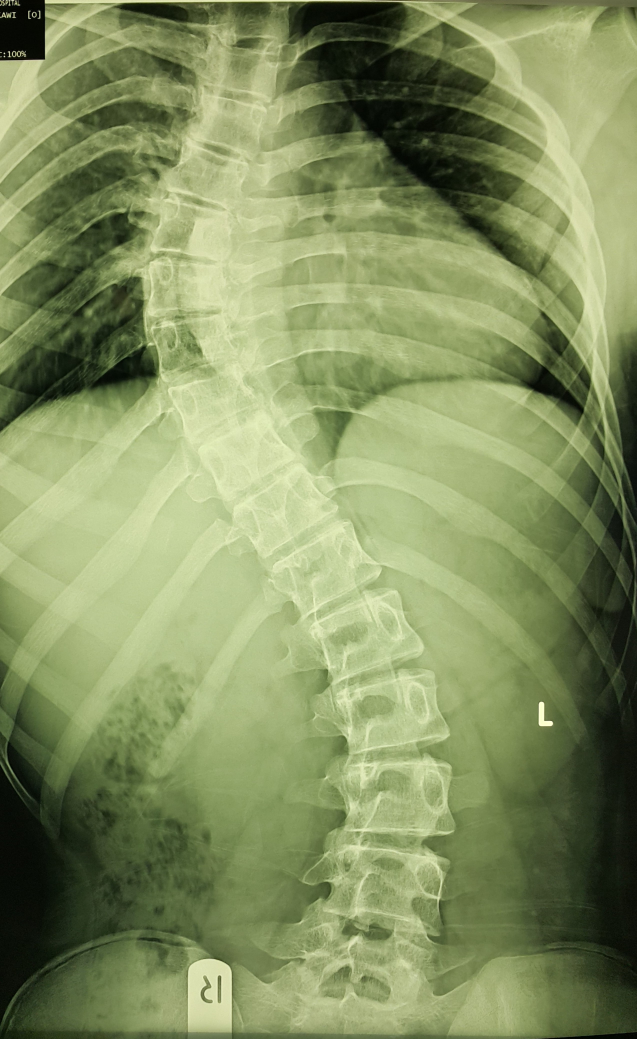
#> input picture dataset/ScolFinal/N90, Rt TAIS, F, 14 Yrs.jpg, 2547 x 4156 px, found by its file name (shown at 1/4 size)
$ jupyter execute --allow-errors kode.ipynb
#> lines starting #> are read from the running program, lines starting #| are printed output that depends on the picture
# Install Library

[cell 1]
import cv2
import numpy as np
import matplotlib.pyplot as plt
import pandas as pd

# Load gambar

[cell 2]
img1 = cv2.imread('Assets/skoliosis/N9,S,15,F_1_0.jpg', cv2.IMREAD_GRAYSCALE)
img2 = cv2.imread('Assets/skoliosis/N88, Rt TAIS, M, 15 Yrs.jpg', cv2.IMREAD_GRAYSCALE)
img3 = cv2.imread('Assets/skoliosis/N90, Rt TAIS, F, 14 Yrs.jpg', cv2.IMREAD_GRAYSCALE)
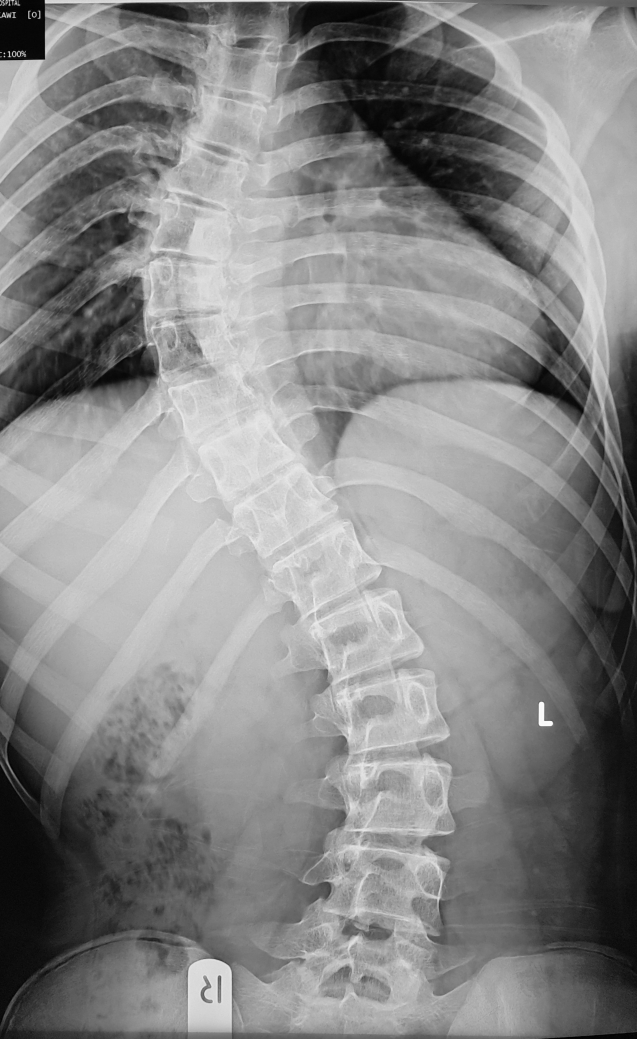
#> img3: shape (4156, 2547) (shown at 1/4 size); min 0, max 255, mean 135.3
img4 = cv2.imread('Assets/skoliosis/N91, Rt TAIS, M, 15 Yrs.jpg', cv2.IMREAD_GRAYSCALE)
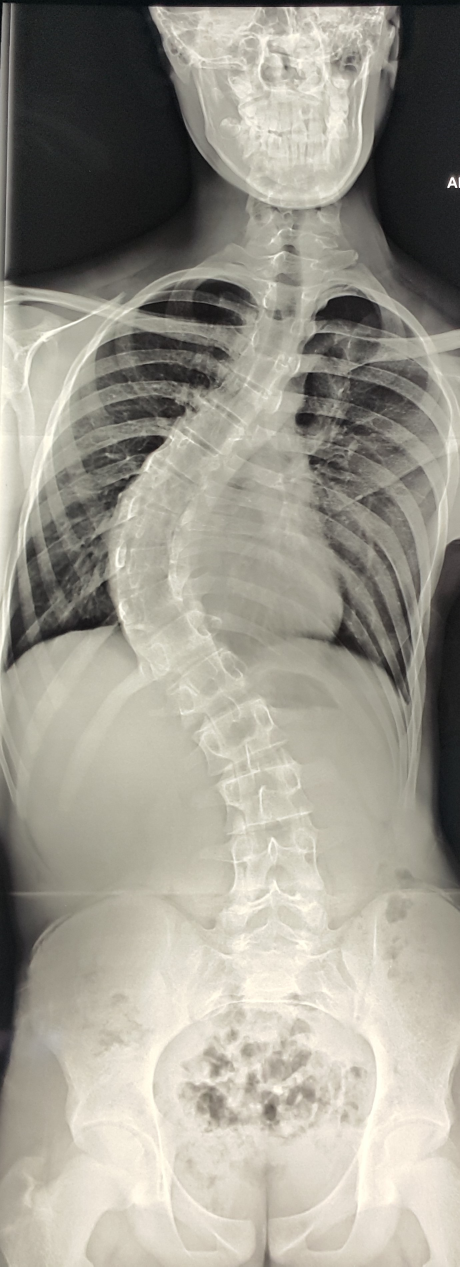
#> input picture dataset/ScolFinal/N91, Rt TAIS, M, 15 Yrs.jpg, 1379 x 3799 px, found by its file name (shown at 1/3 size)
#> img4: shape (3799, 1379); min 0, max 255, mean 153.3
img5 = cv2.imread('Assets/skoliosis/N92, Lt LIS, F, 16 Yrs.jpg', cv2.IMREAD_GRAYSCALE)

images = [img1, img2, img3, img4, img5]
titles = ['N9', 'N88', 'N90', 'N91', 'N92']

def show_all(images, titles, cmap='gray'):
#> called with cmap = 'gray'
    plt.figure(figsize=(8, 4))
    for i, (img, title) in enumerate(zip(images, titles)):
        plt.subplot(2, 4, i+1)
        plt.imshow(img, cmap=cmap)
        plt.title(title)
#> this loop made 1 pass
#> (img, title) on pass 1: (None, 'N9')
    plt.tight_layout()
    plt.show()

#> (the rest of this cell did not finish here and is left out)

# dan resize

[cell 3]
def resize_grayscale_image(gambar_gray, tinggi_tujuan=700, lebar_tujuan=280):

    baris, kolom = gambar_gray.shape[:2]
    resized = np.zeros((tinggi_tujuan, lebar_tujuan), dtype=np.uint8)

    skala_tinggi = baris / tinggi_tujuan
    skala_lebar = kolom / lebar_tujuan

    for i in range(tinggi_tujuan):
        for j in range(lebar_tujuan):
            src_i = min(int(i * skala_tinggi), baris - 1)
            src_j = min(int(j * skala_lebar), kolom - 1)
            resized[i, j] = gambar_gray[src_i, src_j]

    return resized

#> (the rest of this cell did not finish here and is left out)

# Ekualisasi

[cell 4]
def histogram_equalization(img):
    hist = np.zeros(256, dtype=int)
    for i in range(img.shape[0]):
        for j in range(img.shape[1]):
            hist[img[i, j]] += 1
    cdf = hist.cumsum()
    cdf_normalized = ((cdf - cdf.min()) * 255 / (cdf.max() - cdf.min())).astype(np.uint8)
    equalized = np.zeros_like(img)
    for i in range(img.shape[0]):
        for j in range(img.shape[1]):
            equalized[i, j] = cdf_normalized[img[i, j]]
    return equalized
